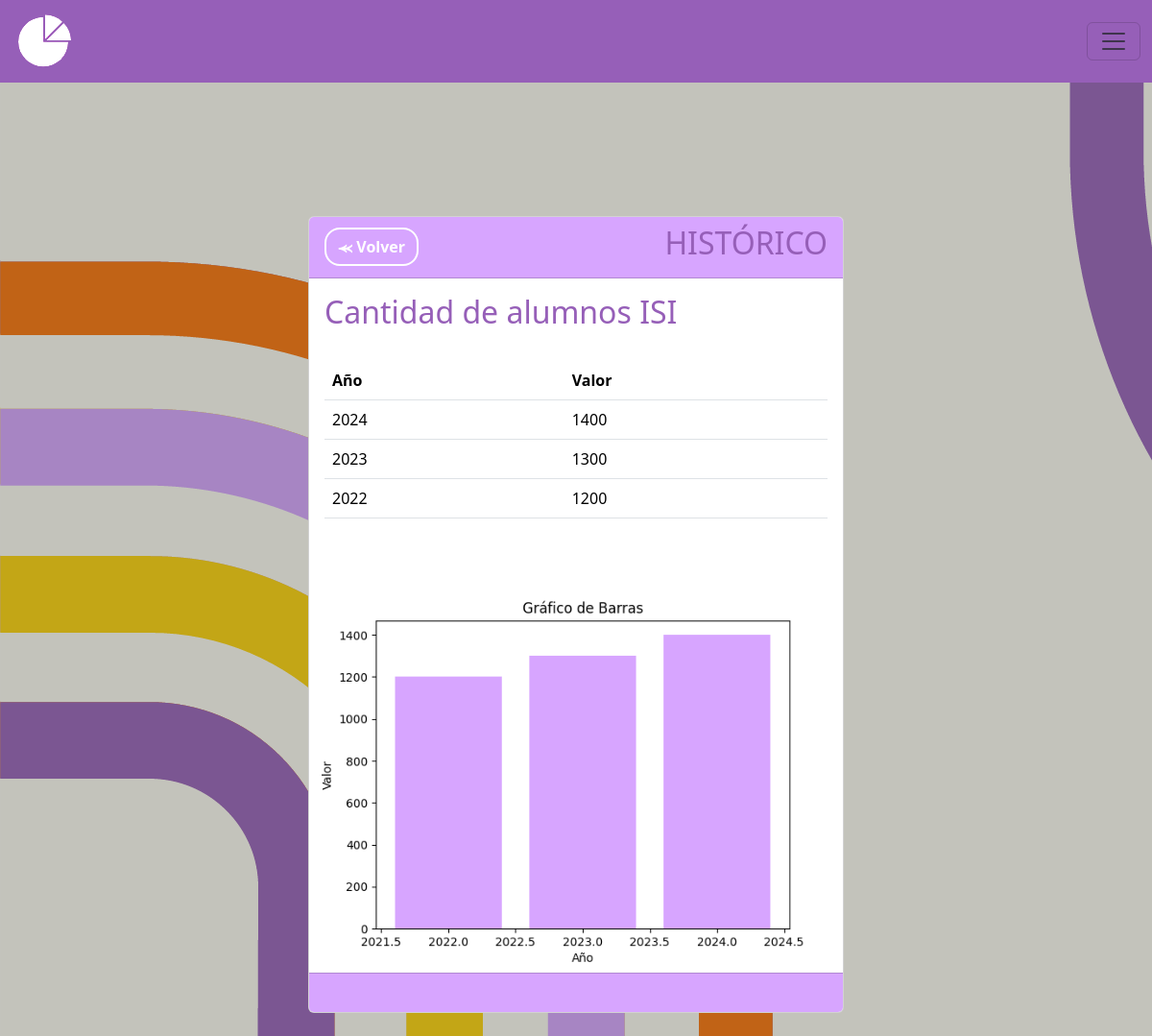
/historial-metrica/2/, run on the app's committed database.
### MIReApp/models.py (models this page shows, shortened)
class Metrica(models.Model):
    id = models.AutoField(primary_key=True)
    titulo = models.CharField(max_length=100,
                              verbose_name='Título',
                              unique= True,
                              validators= [
                                  RegexValidator(regex= r'^[a-zA-Z\s]*$',
                                                 message="El nombre no puede contener caracteres especiales.",
                                                 code='invalid_nombre')
                              ])
    descripcion = models.TextField(max_length=100, verbose_name='Descripción', blank=True, null=True)  #blank=True y null=True permiten que el campo se envie vacio
    unidad_medida = models.CharField(max_length=100,
                                        verbose_name='Unidad de Medida',
                                        validators= [
                                            RegexValidator(regex= r'^[a-zA-Z\s]*$',
                                                            message="La unidad de medida no puede contener caracteres especiales",
                                                            code='invalid_nombre')
                                        ])
    frecuencia = models.CharField(max_length=10, choices=FRECUENCIAS)
    valor = models.IntegerField(verbose_name='Valor', validators=[MinValueValidator(0, message="El valor no puede ser negativo")], default=0)
    year = models.PositiveIntegerField(verbose_name='Ingrese año:', validators=[validate_year])
    month = models.CharField(max_length=10, verbose_name='Ingrese mes:', choices=MESES, blank=True, null=True)
    semestral = models.CharField(max_length=15, verbose_name='Ingrese semestre:', choices=SEMESTRES, blank=True, null=True,)
    year2 = models.PositiveIntegerField(blank=True, null=True, verbose_name='Segundo año')

class HistorialMetrica(models.Model):
    id = models.AutoField(primary_key=True)
    metrica = models.ForeignKey(Metrica, on_delete=models.CASCADE)
    año_historico = models.PositiveIntegerField()
    valor_historico = models.PositiveIntegerField()  # Agrega un valor predeterminado
    mes_historico = models.CharField(max_length=20, verbose_name='Ingrese mes:', choices=MESES, blank=True, null=True)
    año2_historico = models.PositiveIntegerField(blank=True, null=True)
    semestre_historico = models.CharField(max_length=15, verbose_name='Ingrese semestre:', choices=SEMESTRES, blank=True, null=True,)

### MIReApp/views.py (the view, shortened to what this page needs)
# urls.py: path('historial-metrica/<int:metrica_id>/', views.historial_metrica, name='historial_metrica'),
def historial_metrica(request, metrica_id, valor=0, año2=0, año=0, semestral=0, mes=0, band=False):
    es_owner = False
    if request.user.is_authenticated:
        if request.user.is_owner:
            es_owner = True
    metrica = Metrica.objects.get(id=metrica_id)
    formulario = InstanciaForm(request.POST or None, request.FILES or None)
    lista_valores = [ [], [] ]
    historial = HistorialMetrica.objects.filter(metrica=metrica).order_by('-año_historico')
    for h in reversed(historial):
        lista_valores[0].append(h.año_historico)
        lista_valores[1].append(h.valor_historico)
    print(lista_valores)
    plt.bar(lista_valores[0], lista_valores[1],color='#D7A5FF')
    plt.xlabel('Año')
    plt.ylabel('Valor')
    plt.title('Gráfico de Barras')
    img = BytesIO()
    plt.savefig(img, format='png')
    img.seek(0)
    plt.close()
    img_base64 = base64.b64encode(img.getvalue()).decode('utf-8')
    imagen_grafico = img_base64
    template = loader.get_template('instancias/index.html')
    if band: #Si band es true entro a historial_metrica porque una metrica acaba de ser creada, entonces se debe crear su primera instancia con los datos que recibio por parametro
        historial_metrica = HistorialMetrica(metrica=metrica, año2_historico=año2, año_historico=año, semestre_historico=semestral, mes_historico=mes, valor_historico=valor)
        historial_metrica.save()
    else: #Si band es falso, no es una metrica nueva
        return render(request, 'instancias/index.html', {'imagen_grafico' : imagen_grafico,'metrica': metrica, 'historial': historial, 'formulario':formulario, 'es_owner': es_owner, 'lista_valores':lista_valores})

### MIReApp/templates/instancias/index.html (shortened to what this page needs)
{% extends "base.html" %}
{% block contenido %}
<br>
<br>
<br>
<br>
<br>
<br>
<br>
<br>
<br>
<br>
<br>
<br>
<br>
<br>
<br>
<br>
<br>
<br>
<br>
<br>
<center>
<div class="card col-md-6" style="text-align: left;">
    <div class="card-header fw-bold" style="background-color: #D7A5FF;color: #000000;">
        <div style="display: flex; justify-content: space-between; align-items: center;">
            <span><a href="{% url 'metricas' %}" class="btn btn-secondary rounded-4 fw-bold" style="background-color: transparent; color: #ffff;border-color: #ffff;border-width: 2px;">⪻ Volver</a></span>
            <span><h2 style="color: #965FB8;">HISTÓRICO</h2></span>
        </div>
    </div>
    <div class="card-body" >
                <body>
                    <h2 style="color: #965FB8;">{{ metrica.titulo }}</h2>
                    <br>
                    <table class="table rounded-4" style="width: flex;">
                        <tr>
                            {% if metrica.frecuencia == 'Anual' %}
                                <th>Año</th>
                            {% endif %}
                            <th>Valor</th>
                        </tr>
                        {% for item in historial %}
                            <tr>
                                <td scope="row">{{ item.año_historico }}</td>
                                <td>{{ item.valor_historico }}</td>
                                </tr>
                        {% endfor %}
                    </table>
                    <br>
                </body>
    </div>
    <div>
        <div style="width: 100%; overflow-x: auto;">
            <img alt="Gráfico" style="width: 100%; height: auto;">
        </div>
        <div class="card-footer text-muted" style="background-color: #D7A5FF;">
            <br>
        </div>
    </div>
</center>
<br>
{% endblock %}

### MIReApp/static/css/base.css (style rules this page uses)
html, body { margin: 0; width: 100%; height: 100%; display: flex; justify-content: center; align-items: center; font-family: 'Dosis', sans-serif; font-weight: 300; -webkit-user-select: none; -moz-user-select: none; -ms-user-select: none; user-select: none; }
h2 { color: #965FB8; }

### data on the page
Metrica: titulo "Cantidad de alumnos ISI"
HistorialMetrica: año_historico "2024", valor_historico "1400"
HistorialMetrica: año_historico "2023", valor_historico "1300"
HistorialMetrica: año_historico "2022", valor_historico "1200"
